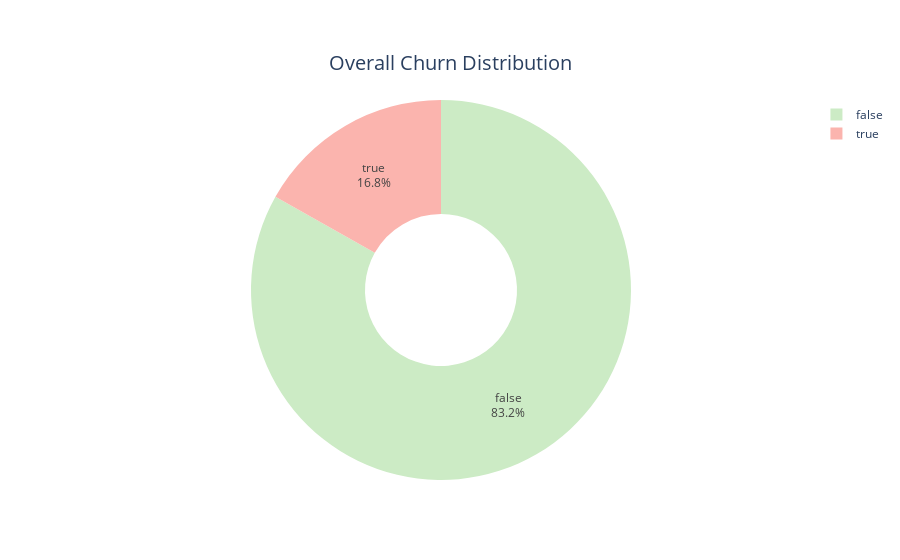

Notebook code cell kept with this figure:
### Markdown cell above
<h3 style="color:white; font-weight:bold;">1. Overall Churn Distribution</h3>

### Code cell
# Calculating churn counts
churn_counts = df['Churn'].value_counts()

# Plotting a pie chart 
labels = churn_counts.index  # Automatically assign labels based on 'Churn' column
colors = [px.colors.qualitative.Pastel1[2], px.colors.qualitative.Pastel1[0]]  

fig = px.pie(values=churn_counts, names=labels, 
             title='Overall Churn Distribution',
             color_discrete_sequence=colors,
             hole=0.4)  # Donut hole size (0 for pie, <1 for donut)

# Showing percentage and label on hover
fig.update_traces(textinfo='percent+label')

# Centering the title
fig.update_layout(title_text='Overall Churn Distribution',
                  title_x=0.5,  # Center horizontally
                  title_y=0.9,  # Adjust vertical position
                  title_font_size=20)  # Adjust font size

# Display the plot
fig.show()
fig.write_html("D:\College\Placements\Projects\Customer_Churn_Analysis\Interactive Graphs\overall_churn_distribution.html")

### Figure 1 — Plotly figure (JSON) as saved in the notebook; plotly's stock layout.template omitted (floating-point values rounded to 4 significant figures)
{"data": [{"domain": {"x": [0, 1], "y": [0, 1]}, "hole": 0.4, "hovertemplate": "label=%{label}<br>value=%{value}<extra></extra>", "labels": [false, true], "legendgroup": "", "name": "", "showlegend": true, "textinfo": "percent+label", "type": "pie", "values": [4682, 948]}], "layout": {"legend": {"tracegroupgap": 0}, "piecolorway": ["rgb(204,235,197)", "rgb(251,180,174)"], "title": {"font": {"size": 20}, "text": "Overall Churn Distribution", "x": 0.5, "y": 0.9}}}
